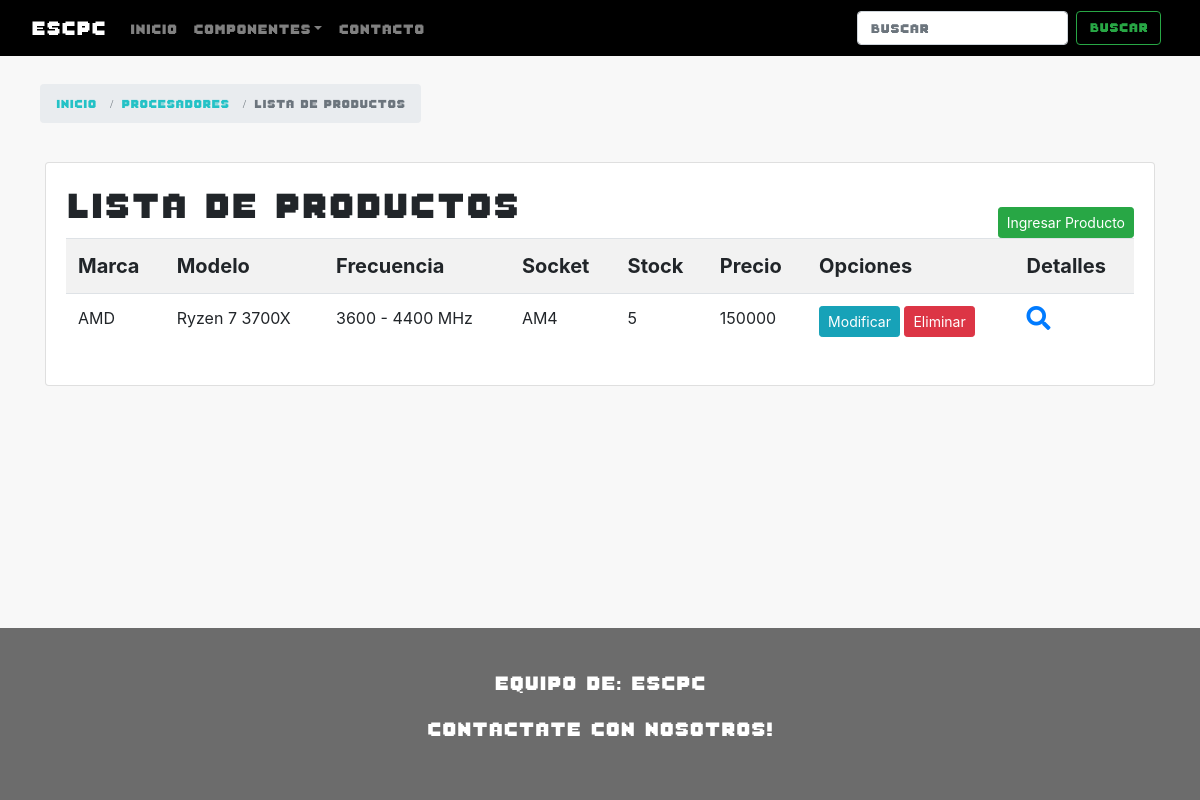
/catalog/procesadore/, run on an earlier commit of the app's database.
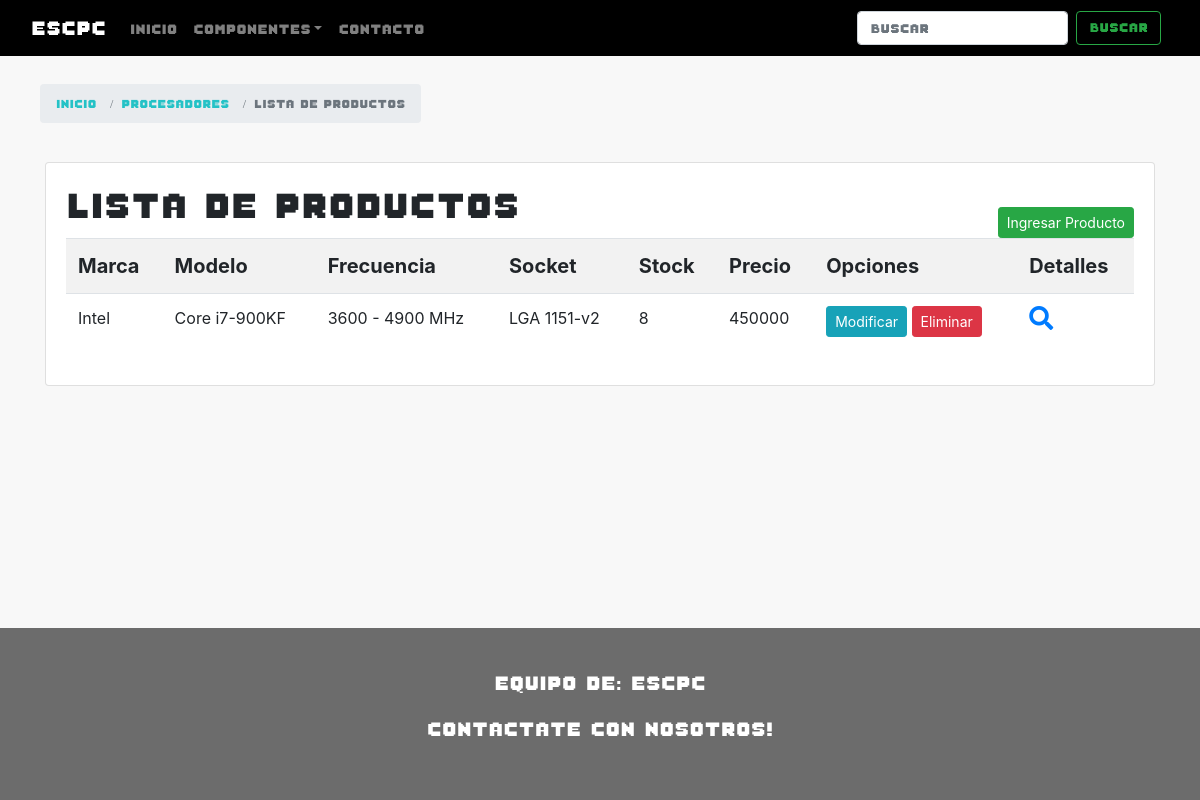
And on a later commit of the database.
### catalog/models.py (models this page shows, shortened)
class Procesadore(models.Model):
    CATALOGO_MARCA_PROCESADOR = (
        ('seleccione','Seleccione'),
        ('AMD','AMD'),
        ('Intel','Intel')
    )
    marca = models.CharField(max_length=10,choices=CATALOGO_MARCA_PROCESADOR,blank=False,default='s',help_text='Marca del producto')
    modelo = models.CharField(max_length=100,help_text='Modelo del producto')
    frecuencia = models.CharField(max_length=50,help_text='Frecuencia del producto')
    CATALOGO_SOCKET_PROCESADOR = (
        ('seleccione','Seleccione'),
        ('LGA 1151-v2','LGA 1151-v2'),
        ('AM4','AM4'),
        ('TR4','TR4')
    )
    socket = models.CharField(max_length=11,choices=CATALOGO_SOCKET_PROCESADOR,blank=False,default='s',help_text='Socket del producto')
    stock = models.IntegerField(default=0,help_text='Stock del producto')
    imagen = models.ImageField(upload_to='procesador/',null=True)
    imagen_detail = models.ImageField(upload_to='procesador_detail/',null=True)
    precio = models.IntegerField(default=0,help_text='Precio del producto')

### catalog/views.py (the view)
# urls.py: path('procesadore/', views.ProceListView.as_view(), name="procesadores"),
class ProceListView(ListView):
    model = Procesadore
    template_name = 'catalogo/procesadore_list.html'

### catalog/templates/catalogo/procesadore_list.html (shortened to what this page needs)
{% extends "base_generic.html" %}
{% block content %}
<br>
<head>
  <link rel="stylesheet" href="https://use.fontawesome.com/releases/v5.7.0/css/all.css"
</head>
<body>
  <div id="seguimiento" class="container">
    <div class="col-md-5">
      <ol class="breadcrumb breadcrumb-extend">
        <li class="breadcrumb-item"><a href="{% url 'index' %}">Inicio</a></li>
        <li class="breadcrumb-item"><a href="{% url 'procesador' %}">Procesadores</a></li>
        <li class="breadcrumb-item active">Lista de productos</li>
      </ol>
    </div>
  </div>
  <div class="container mt-5">
    <div class="card">
      <div class="card-body">
        <h1 style="font-family: fuente8bits;font-size: 3vw; float:left;">Lista de productos</h1>
        <a style="float:right;" href="{% url 'nuevo_procesador' %}" class="btn btn-success btn-sm mt-4">Ingresar Producto</a>
        {% if procesadore_list %}
        <table class="table table-striped table-hover table-responsive-sm">
          <tr style="font-size: 20px;">
            <th>Marca</th>
            <th>Modelo</th>
            <th>Frecuencia</th>
            <th>Socket</th>
            <th>Stock</th>
            <th>Precio</th>
            <th>Opciones</th>
            <th>Detalles</th>
          </tr>
          {% for proce in procesadore_list %}
          <tr>
            <td>{{ proce.marca }}</td>
            <td>{{ proce.modelo }}</td>
            <td>{{ proce.frecuencia }}</td>
            <td>{{ proce.socket }}</td>
            <td>{{ proce.stock }}</td>
            <td>{{ proce.precio}}</td>
            <td>
              <a href="{% url 'modificar_procesador' proce.id %}" class="btn btn-info btn-sm">Modificar</a>
              <a href="{% url 'eliminar_procesador' proce.id %}" class="btn btn-danger btn-sm">Eliminar</a>
            </td>
            <td>
              <a href="{% url 'procesadores-detail' proce.id %}">
                <i style="font-size: 24px;" class="fa">&#xf002</i>
              </a>
            </td>
          </tr>
          {% endfor %}
        </table>
          {% else %}
          <p>No hay productos</p>
        {% endif %}
      </div>
    </div>
  </div>
</body>
{% endblock %}

What changed in the data, as far as the page shows it:
removed Procesadore: marca "AMD", modelo "Ryzen 7 3700X", frecuencia "3600 - 4400 MHz", socket "AM4", stock "5", precio "150000"
added Procesadore: marca "Intel", modelo "Core i7-900KF", frecuencia "3600 - 4900 MHz", socket "LGA 1151-v2", stock "8", precio "450000"
